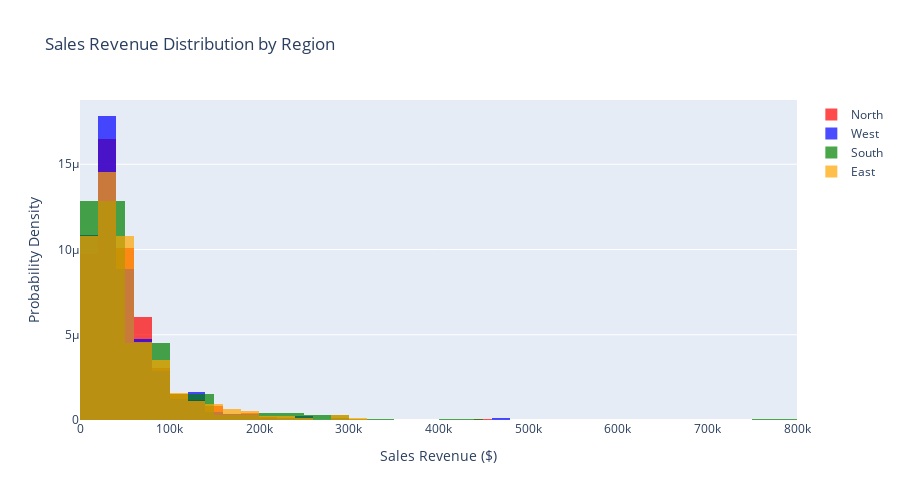
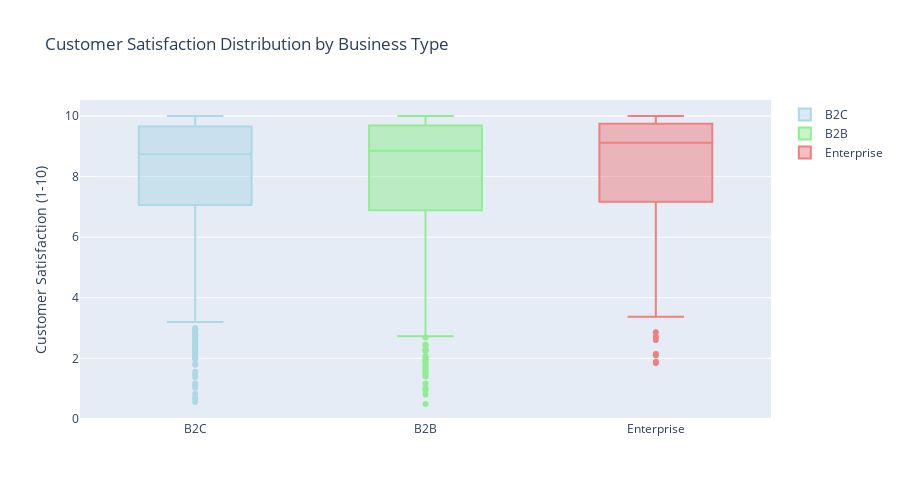

The code cell stored with these charts, in order, in its notebook:
### Code cell
# 5. GROUP COMPARISONS AND CATEGORICAL ANALYSIS
print("\n 5. GROUP COMPARISONS AND CATEGORICAL ANALYSIS")
print("=" * 52)

# 5.1 Distribution by categorical variables
print("5.1 Regional Distribution Analysis:")

# Sales revenue by region
fig_region = go.Figure()

regions = df['region'].unique()
colors_region = ['red', 'blue', 'green', 'orange']

for i, region in enumerate(regions):
 region_data = df[df['region'] == region]['sales_revenue']

 fig_region.add_trace(
 go.Histogram(
 x=region_data,
 name=region,
 opacity=0.7,
 nbinsx=25,
 histnorm='probability density',
 marker_color=colors_region[i]
 )
 )

fig_region.update_layout(
 title="Sales Revenue Distribution by Region",
 xaxis_title="Sales Revenue ($)",
 yaxis_title="Probability Density",
 barmode='overlay',
 height=500
)
fig_region.show()

# 5.2 Business type comparison
print("\n5.2 Business Type Distribution Analysis:")

# Create side-by-side box plots
fig_business = go.Figure()

business_types = df['business_type'].unique()
colors_business = ['lightblue', 'lightgreen', 'lightcoral']

for i, btype in enumerate(business_types):
 btype_data = df[df['business_type'] == btype]['customer_satisfaction']

 fig_business.add_trace(
 go.Box(
 y=btype_data,
 name=btype,
 marker_color=colors_business[i],
 boxpoints='outliers'
 )
 )

fig_business.update_layout(
 title="Customer Satisfaction Distribution by Business Type",
 yaxis_title="Customer Satisfaction (1-10)",
 height=500
)
fig_business.show()

# 5.3 Statistical comparison tests
print("\n5.3 Statistical Comparison Tests:")

# ANOVA test for regional differences in sales
regional_groups = [df[df['region'] == region]['sales_revenue'] for region in regions]
f_stat, p_value = stats.f_oneway(*regional_groups)

print(f"Regional Sales Revenue ANOVA:")
print(f"• F-statistic: {f_stat:.3f}")
print(f"• P-value: {p_value:.6f}")
print(f"• Significant difference: {'Yes' if p_value < 0.05 else 'No'}")

# Post-hoc analysis (Tukey's HSD)
if p_value < 0.05:
 from scipy.stats import tukey_hsd

 # Prepare data for Tukey's test
 sales_data = []
 region_labels = []

 for region in regions:
  region_sales = df[df['region'] == region]['sales_revenue']
  sales_data.extend(region_sales)
  region_labels.extend([region] * len(region_sales))

 # Perform Tukey's HSD test
 print(f"\nTukey's HSD Post-hoc Analysis:")
 regional_means = df.groupby('region')['sales_revenue'].mean().sort_values(ascending=False)
 print("Regional Sales Ranking (highest to lowest):")
 for i, (region, mean_sales) in enumerate(regional_means.items(), 1):
  print(f"  {i}. {region}: ${mean_sales:,.0f}")

# Customer segment analysis
print(f"\n5.4 Customer Segment Analysis:")

# Compare customer lifetime value across segments
segments = df['customer_segment'].unique()
segment_stats = df.groupby('customer_segment')['customer_lifetime_value'].agg([
 'count', 'mean', 'std', 'median'
]).round(2)

print("Customer Lifetime Value by Segment:")
print(segment_stats)

# Create violin plot for segment comparison
fig_segments = go.Figure()

for i, segment in enumerate(segments):
 segment_data = df[df['customer_segment'] == segment]['customer_lifetime_value']

 fig_segments.add_trace(
 go.Violin(
 y=segment_data,
 name=segment,
 box_visible=True,
 meanline_visible=True,
 fillcolor=colors_business[i % len(colors_business)],
 opacity=0.6
 )
 )

fig_segments.update_layout(
 title="Customer Lifetime Value Distribution by Segment",
 yaxis_title="Customer Lifetime Value ($)",
 height=500
)
fig_segments.show()

# Kruskal-Wallis test (non-parametric alternative to ANOVA)
segment_groups = [df[df['customer_segment'] == seg]['customer_lifetime_value'] for seg in segments]
kw_stat, kw_p = stats.kruskal(*segment_groups)

print(f"\nCustomer Segment Lifetime Value Comparison (Kruskal-Wallis):")
print(f"• H-statistic: {kw_stat:.3f}")
print(f"• P-value: {kw_p:.6f}")
print(f"• Significant difference: {'Yes' if kw_p < 0.05 else 'No'}")

### Figure 1 — Plotly figure (JSON) as saved in the notebook; plotly's stock layout.template omitted (floating-point values rounded to 4 significant figures; data arrays with more than 128 entries replaced by an {"elided": "..."} marker saying what was removed)
{"data": [{"histnorm": "probability density", "marker": {"color": "red"}, "name": "North", "nbinsx": 25, "opacity": 0.7, "type": "histogram", "x": {"elided": "594 float values"}}, {"histnorm": "probability density", "marker": {"color": "blue"}, "name": "West", "nbinsx": 25, "opacity": 0.7, "type": "histogram", "x": {"elided": "401 float values"}}, {"histnorm": "probability density", "marker": {"color": "green"}, "name": "South", "nbinsx": 25, "opacity": 0.7, "type": "histogram", "x": {"elided": "524 float values"}}, {"histnorm": "probability density", "marker": {"color": "orange"}, "name": "East", "nbinsx": 25, "opacity": 0.7, "type": "histogram", "x": {"elided": "481 float values"}}], "layout": {"barmode": "overlay", "height": 500, "title": {"text": "Sales Revenue Distribution by Region"}, "xaxis": {"title": {"text": "Sales Revenue ($)"}}, "yaxis": {"title": {"text": "Probability Density"}}}}

### Figure 2 — Plotly figure (JSON) as saved in the notebook; plotly's stock layout.template omitted (floating-point values rounded to 4 significant figures; data arrays with more than 128 entries replaced by an {"elided": "..."} marker saying what was removed)
{"data": [{"boxpoints": "outliers", "marker": {"color": "lightblue"}, "name": "B2C", "type": "box", "y": {"elided": "865 float values"}}, {"boxpoints": "outliers", "marker": {"color": "lightgreen"}, "name": "B2B", "type": "box", "y": {"elided": "840 float values"}}, {"boxpoints": "outliers", "marker": {"color": "lightcoral"}, "name": "Enterprise", "type": "box", "y": {"elided": "295 float values"}}], "layout": {"height": 500, "title": {"text": "Customer Satisfaction Distribution by Business Type"}, "yaxis": {"title": {"text": "Customer Satisfaction (1-10)"}}}}
